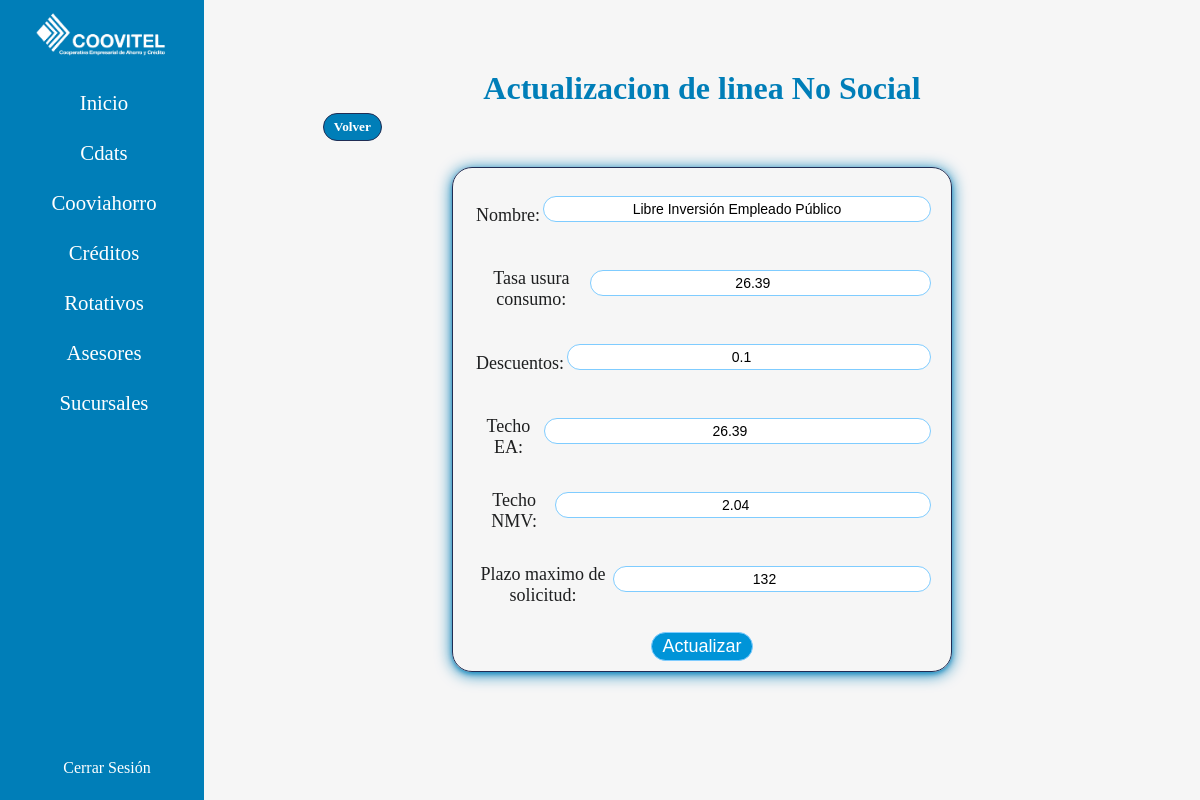
/nosociales/updatenosociales/1/ (signed in), run on the app's committed database.
### credito/models.py (models this page shows, shortened)
class NoSociales(models.Model):
    name = models.CharField(max_length=200)
    usura = models.FloatField()
    descuentos = models.FloatField()
    techoEA = models.FloatField()
    techoNMV = models.FloatField()
    plazo = models.IntegerField()

### credito/views.py (the view)
# urls.py: path("nosociales/updatenosociales/<int:id>/", views.updateNoSociales, name="updatenosociales"),
@login_required
def updateNoSociales(request, id):
    nosocial = get_object_or_404(NoSociales, id=id)
    form = NoSocialesForm(instance=nosocial)
    if request.method == 'POST':
        form = NoSocialesForm(request.POST, instance=nosocial)
        if form.is_valid():
            form.save()
            return redirect('nosociales')
    return render(request, 'creditos/noSociales/updateNoSociales.html', {'form': form})

### credito/forms.py
class NoSocialesForm(forms.ModelForm):
    class Meta():
        model = NoSociales
        fields = ['name', 'usura', 'descuentos', 'techoEA', 'techoNMV', 'plazo']
        labels = {
            'name': 'Nombre',
            'usura': 'Tasa usura consumo',
            'descuento': 'Puntos de Descuentos al Asociado',
            'techoEA': 'Techo EA',
            'techoNMV': 'Techo NMV',
            'plazo': 'Plazo maximo de solicitud'
        }

### controls/templates/creditos/noSociales/updateNoSociales.html (shortened to what this page needs)
{% extends "base.html" %}
{% load humanize %}
{% block content %}
    <div class="types">
        <h1 class="title-type">Actualizacion de linea No Social </h1>
        <div class="buttons">
            <a class="bts" href="{% url 'nosociales' %}"><h5>Volver</h5></a>
        </div>
        <form method="POST" class="form form2">
            {{form.as_p}}
            <button onclick="return confirm('Esta seguro de actualiar esta liena No Social?')" class="save" type="submit">
                Actualizar
            </button>
        </form>
    </div>
{% endblock %}

### account/static/css/style.css (style rules this page uses)
:root { --backColor: #fdfdfd; --colorWhite: #fff; --colorLinks: #007eb8; --colorOne: #202d54; --colorTwo: #2c3870; --colorThree: #2d2e83; --colorFour: #007eb8; }
* { margin: 0; padding: 0; box-sizing: border-box; }
html { height: 100%; height: 100vh; font-family:Georgia, 'Times New Roman', Times, serif; color: var(--colorFour); }
body { height: auto; min-height: 100%; min-height: 100vh; overflow-y: scroll; background-color: var(--backColor); display: grid; grid-template-areas: "aside main main"; grid-template-columns: 17vw 1fr; grid-template-rows: 1fr auto; }
a { text-decoration: none; }

### controls/static/css/style2.css (style rules this page uses)
:root { --backColor: #fdfdfd; --colorWhite: #fff; --colorLinks: #007eb8; --colorOne: #202d54; --colorTwo: #2c3870; --colorThree: #2d2e83; --colorFour: #007eb8; }
.types { width: 100%; display: flex; flex-direction: column; justify-content: center; align-items: center; }
.title-type { color: var(--colorFour); }
.buttons { width: 90%; display: flex; flex-direction: row; justify-content: space-between; align-items: center; padding: 6px; }
.bts { background-color: #007eb8; border: 1px solid var(--colorOne); border-radius: 20px; padding: 5px 10px; color: #fff; transition: all .3s ease; }
.form p { padding: 10px; display: flex; flex-direction: row; justify-content: space-around; align-items: center; }
.form input { padding: 4px 8px; border-radius: 20px; border: 1px solid #7fccff; }
.form label { color: #1e1f20; font-weight: 500; font-size: 18px; }
.save { margin-top: 10px; font-size: 18px; padding: 3px 10px; border-radius: 20px; background-color: #0094d8; color: #fff; transition: all .3s ease; border: 1px solid #7fccff; cursor: pointer; }

### controls/static/css/options.css (style rules this page uses)
:root { --backColor: #fdfdfd; --colorWhite: #fff; --colorLinks: #007eb8; --colorOne: #202d54; --colorTwo: #2c3870; --colorThree: #2d2e83; --colorFour: #007eb8; }

### asesores/static/css/asesores.css (style rules this page uses)
form { width: 100%; max-width: 500px; padding: 20px; border-radius: 8px; }
label { font-size: 20px; color: #333; margin-bottom: 8px; display: block; }
input, textarea { width: 100%; padding: 10px; margin: 8px 0 20px; border: 1px solid #ccc; border-radius: 5px; font-size: 14px; }
form p { display: flex; flex-direction: column; }
form p label { text-align: center; margin: 3px; font-weight: 700; }
form p input { padding: 10px 20px; border: 0; border-radius: 25px; cursor: pointer; text-align: center; }
.types { width: 100%; height: max-content; display: flex; flex-direction: column; }
.title-type { color: var(--colorFour); }
.form label { color: #1e1f20; font-weight: 500; font-size: 18px; }
.form input { padding: 4px 8px; border-radius: 20px; border: 1px solid #7fccff; }
.save { margin-top: 10px; font-size: 18px; padding: 3px 10px; border-radius: 20px; background-color: #0094d8; color: #fff; transition: all .3s ease; border: 1px solid #7fccff; cursor: pointer; }

### asesores/static/css/paginator.css (style rules this page uses)
:root { --backColor: #fdfdfd; --colorWhite: #fff; --colorLinks: #007eb8; --colorOne: #202d54; --colorTwo: #2c3870; --colorTwoLow: #2c387028; --colorThree: #2d2e83; --colorFour: #007eb8; }
a { text-decoration: none; color: var(--colorWhite); }

### data on the page
NoSociales: name "Libre Inversión Empleado Público", usura "26.39", descuentos "0.1", techoEA "26.39", techoNMV "2.04", plazo "132"
